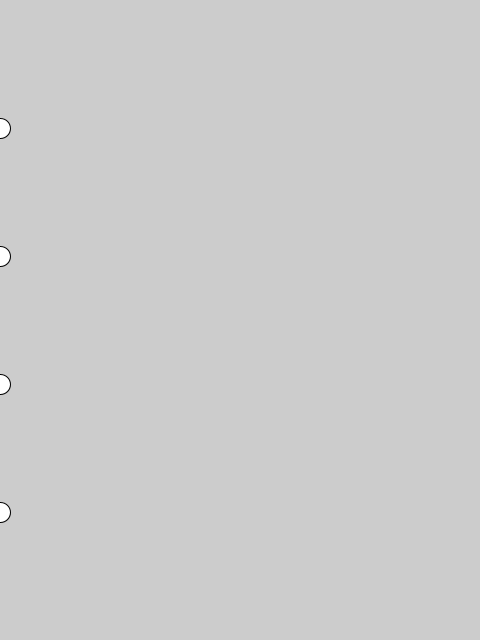
Frame 1 (no input)
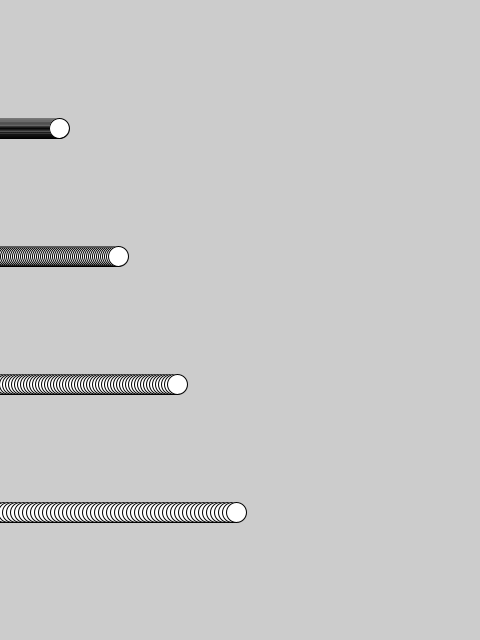
Frame 60 (the mouse pressed at the canvas centre just before this capture)
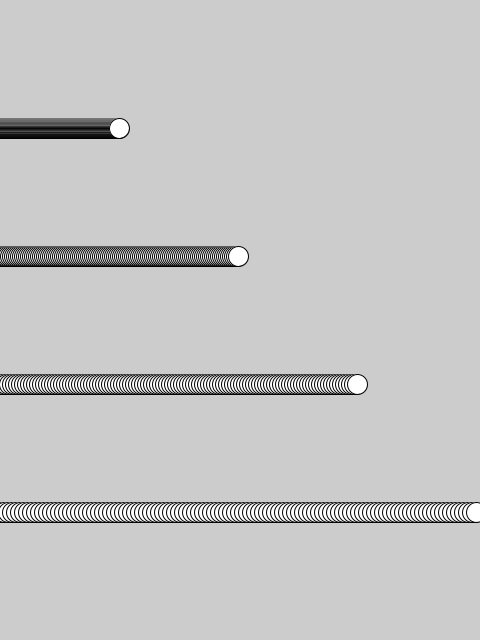
Frame 120 (the mouse held since frame 60 and released just before this capture)

The Processing sketch that drew these frames (run headless with seeded random() and noise(); from frame 60 on, the mouse is pressed at the canvas centre):

// Processing sketch: ProceduralApproach
// ── ProceduralApproach.pde
int x1=0;
int x2=0;
int x3=0;
int x4=0;
public static final int HEIGHT = 640;
public static final int WIDTH = 480;
public static final int DIAMETER = 20;

void settings(){
   size(WIDTH,HEIGHT);
}
void setup(){
  
}
void draw(){
  ellipse(x1,HEIGHT/5,DIAMETER,DIAMETER);
  ellipse(x2,(2*HEIGHT)/5,DIAMETER,DIAMETER);
  ellipse(x3,(3*HEIGHT)/5,DIAMETER,DIAMETER);
  ellipse(x4,(4*HEIGHT)/5,DIAMETER,DIAMETER);
  x1++;
  x2+=2;
  x3+=3;
  x4+=4;
}
